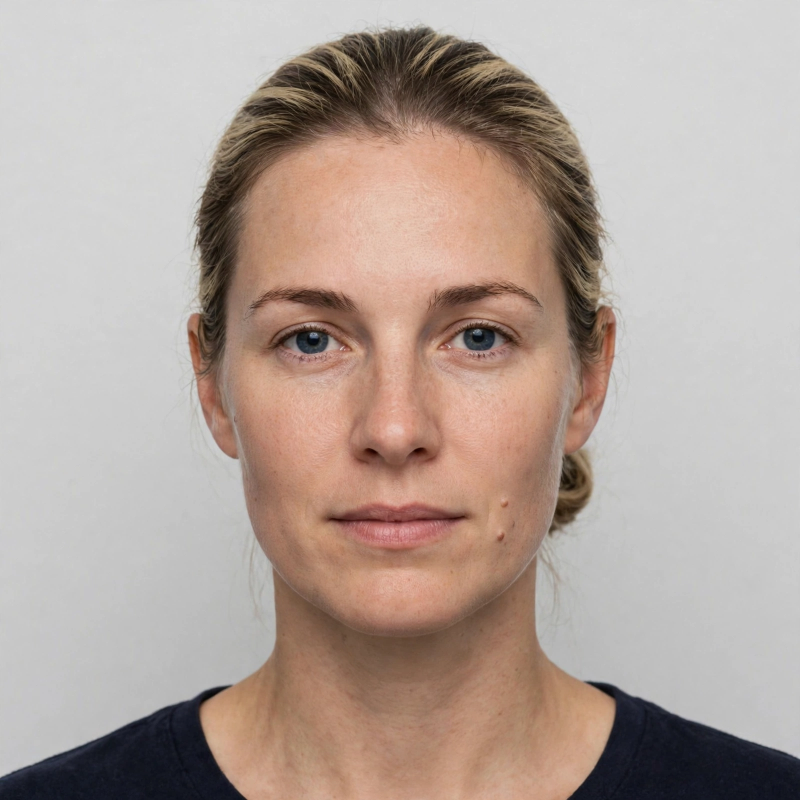
#> input picture portrait.png, 1600 x 1600 px (shown at 1/2 size)
$ python draw.py
#> lines starting #> are read from the running program, lines starting #| are printed output that depends on the picture
"""Generator for the Republic of Tavora passport spread.

Deterministic: Python + Pillow only. Run: python3 draw.py -> entry.png
All printed fields and the MRZ are derived from the constants below so
they cannot disagree with each other.
"""
import math
import os

from PIL import Image, ImageDraw, ImageFont

HERE = os.path.dirname(os.path.abspath(__file__))

# ---------------------------------------------------------------- identity
COUNTRY = "REPUBLIC OF TAVORA"
COUNTRY_TAVORAN = "REPUBLIKA NAMI TAVORA"
CODE = "TAV"
SURNAME = "VOSS"
GIVEN = "MAREN ILSE"
NATIONALITY = "TAVORAN"
DOB_PRINT = "14 MAR 1992"
DOB_MRZ = "920314"
POB = "PORT ANSELM"
SEX = "F"
DOC_NO = "TV4829176"
ISSUE_PRINT = "20 MAY 2021"
EXPIRY_PRINT = "19 MAY 2031"
EXPIRY_MRZ = "310519"
AUTHORITY = "MINISTRY OF THE INTERIOR, PORT ANSELM"
PERSONAL_NO = "920314771"

W, H = 1024, 720
MID = W // 2

INK = (28, 38, 58)
FAINT = (110, 118, 132)
PAPER = (247, 243, 232)
NAVY = (32, 52, 96)
BLUE_INK = (38, 64, 140)
RED_INK = (148, 38, 52)
GREEN_INK = (30, 96, 74)

FONT_DIR = "/usr/share/fonts/truetype/dejavu"


def font(name, size):
    path = os.path.join(FONT_DIR, name)
    if os.path.exists(path):
        return ImageFont.truetype(path, size)
    return ImageFont.load_default()


def f_sans(size):
    return font("DejaVuSans.ttf", size)


def f_sans_b(size):
    return font("DejaVuSans-Bold.ttf", size)


def f_serif(size):
    return font("DejaVuSerif.ttf", size)


def f_serif_b(size):
    return font("DejaVuSerif-Bold.ttf", size)


def f_mono(size):
    return font("DejaVuSansMono.ttf", size)


def f_mono_b(size):
    return font("DejaVuSansMono-Bold.ttf", size)


# ---------------------------------------------------------------- MRZ
def check_digit(data):
    weights = (7, 3, 1)
    total = 0
    for i, ch in enumerate(data):
        if ch.isdigit():
            v = int(ch)
        elif ch == "<":
            v = 0
        else:
            v = ord(ch) - 55  # A=10
        total += v * weights[i % 3]
    return str(total % 10)


def build_mrz():
    line1 = ("P<" + CODE + SURNAME + "<<" + GIVEN.replace(" ", "<")).ljust(44, "<")
    personal_field = PERSONAL_NO.ljust(14, "<")
    body = (
        DOC_NO + check_digit(DOC_NO)
        + CODE
        + DOB_MRZ + check_digit(DOB_MRZ)
        + SEX
        + EXPIRY_MRZ + check_digit(EXPIRY_MRZ)
        + personal_field + check_digit(personal_field)
    )
    line2 = body + check_digit(body)
    assert len(line1) == 44 and len(line2) == 44, (line1, line2)
    return line1, line2


# ---------------------------------------------------------------- helpers
def centred(draw, cx, y, text, fnt, fill=INK):
    bbox = draw.textbbox((0, 0), text, font=fnt)
    draw.text((cx - (bbox[2] - bbox[0]) / 2, y), text, font=fnt, fill=fill)


def field(draw, x, y, label, value, vf=None):
    draw.text((x, y), label, font=f_sans(8), fill=FAINT)
    draw.text((x, y + 11), value, font=vf or f_sans_b(13), fill=INK)


def guilloche(draw, box, colour=(226, 221, 203)):
    x0, y0, x1, y1 = box
    for k in range(9):
        pts = []
        for x in range(x0, x1 + 1, 8):
            y = (y0 + y1) / 2 + math.sin((x - x0) / 46.0 + k * 0.9) * (10 + k * 7)
            if y0 <= y <= y1:
                pts.append((x, y))
        if len(pts) > 1:
            draw.line(pts, fill=colour, width=1)


def draw_emblem(draw, cx, cy):
    """Shield with three tide-waves and a gull — drawn, restrained."""
    w, h = 54, 62
    x0, y0, x1, y1 = cx - w // 2, cy - h // 2, cx + w // 2, cy + h // 2
    draw.polygon(
        [(x0, y0), (x1, y0), (x1, y0 + 34), (cx, y1), (x0, y0 + 34)],
        outline=NAVY, width=2,
    )
    draw.line([(x0, y0 + 20), (x1, y0 + 20)], fill=NAVY, width=1)
    # gull: two arcs
    draw.arc([cx - 13, y0 + 5, cx - 1, y0 + 17], 200, 330, fill=NAVY, width=2)
    draw.arc([cx + 1, y0 + 5, cx + 13, y0 + 17], 210, 340, fill=NAVY, width=2)
    # three waves
    for i, yy in enumerate((y0 + 30, y0 + 39, y0 + 48)):
        pts = []
        for x in range(x0 + 7, x1 - 6):
            pts.append((x, yy + math.sin((x - x0) / 5.5 + i) * 2.2))
        draw.line(pts, fill=NAVY, width=2)


def make_stamp(w, h, draw_fn):
    layer = Image.new("RGBA", (w, h), (0, 0, 0, 0))
    d = ImageDraw.Draw(layer)
    draw_fn(d, w, h)
    return layer


def paste_rotated(base, layer, cx, cy, angle):
    rot = layer.rotate(angle, expand=True, resample=Image.BICUBIC)
    base.paste(rot, (int(cx - rot.width / 2), int(cy - rot.height / 2)), rot)


# ---------------------------------------------------------------- stamps
def stamp_norhaven_entry(d, w, h):
    d.rounded_rectangle([3, 3, w - 4, h - 4], radius=10, outline=BLUE_INK + (215,), width=3)
    centred(d, w / 2, 10, "KINGDOM OF NORHAVEN", f_sans_b(13), BLUE_INK)
    centred(d, w / 2, 30, "KESTREL HARBOUR FERRY TERMINAL", f_sans(9), BLUE_INK)
    centred(d, w / 2, 47, "ENTRY  14 JUN 2022", f_sans_b(14), BLUE_INK)


def stamp_norhaven_exit(d, w, h):
    d.rounded_rectangle([3, 3, w - 4, h - 4], radius=10, outline=BLUE_INK + (200,), width=3)
    centred(d, w / 2, 10, "KINGDOM OF NORHAVEN", f_sans_b(13), BLUE_INK)
    centred(d, w / 2, 30, "KESTREL HARBOUR FERRY TERMINAL", f_sans(9), BLUE_INK)
    centred(d, w / 2, 47, "EXIT  21 JUN 2022", f_sans_b(14), BLUE_INK)


def stamp_bresk_entry(d, w, h):
    d.ellipse([3, 3, w - 4, h - 4], outline=RED_INK + (210,), width=3)
    centred(d, w / 2, 16, "REPUBLIC OF BRESK", f_sans_b(12), RED_INK)
    centred(d, w / 2, 35, "VEYRA CAUSEWAY", f_sans(9), RED_INK)
    centred(d, w / 2, 50, "ENTRY  03 OCT 2023", f_sans_b(13), RED_INK)


def stamp_luthmere_entry(d, w, h):
    d.rounded_rectangle([3, 3, w - 4, h - 4], radius=6, outline=GREEN_INK + (210,), width=3)
    centred(d, w / 2, 10, "PRINCIPALITY OF LUTHMERE", f_sans_b(12), GREEN_INK)
    centred(d, w / 2, 30, "PORT SABLE AIRPORT", f_sans(9), GREEN_INK)
    centred(d, w / 2, 47, "ENTRY  18 FEB 2025", f_sans_b(14), GREEN_INK)


def stamp_luthmere_exit(d, w, h):
    d.rounded_rectangle([3, 3, w - 4, h - 4], radius=6, outline=GREEN_INK + (195,), width=3)
    centred(d, w / 2, 10, "PRINCIPALITY OF LUTHMERE", f_sans_b(12), GREEN_INK)
    centred(d, w / 2, 30, "PORT SABLE AIRPORT", f_sans(9), GREEN_INK)
    centred(d, w / 2, 47, "EXIT  25 FEB 2025", f_sans_b(14), GREEN_INK)


# ---------------------------------------------------------------- main
def main():
    img = Image.new("RGB", (W, H), PAPER)
    d = ImageDraw.Draw(img, "RGBA")

    # faint security pattern on both pages
    guilloche(d, (18, 120, MID - 18, 560))
    guilloche(d, (MID + 18, 120, W - 18, 640))

    # page edges + centre spine
    d.rectangle([0, 0, W - 1, H - 1], outline=(178, 170, 148), width=2)
    for i in range(26):
        alpha = int(70 * (1 - i / 26))
        d.line([(MID - 13 + i, 0), (MID - 13 + i, H)], fill=(120, 112, 92, alpha))
        d.line([(MID + 13 - i, 0), (MID + 13 - i, H)], fill=(120, 112, 92, alpha))

    # ============================================================ DATA PAGE
    lx, rx = 30, MID - 28
    draw_emblem(d, 66, 62)
    centred(d, 276, 26, COUNTRY, f_serif_b(19), NAVY)
    centred(d, 276, 52, COUNTRY_TAVORAN, f_sans(10), FAINT)
    centred(d, 276, 72, "PASSPORT  ·  PASOS", f_sans_b(13), INK)
    d.line([(lx, 100), (rx, 100)], fill=NAVY, width=2)
    d.line([(lx, 104), (rx, 104)], fill=NAVY, width=1)

    # photo: 35:45 ratio box, photoreal portrait composited, thin border
    px, py, pw, ph = 34, 128, 140, 180
    portrait = Image.open(os.path.join(HERE, "portrait.png")).convert("RGB")
#> portrait is the input picture: PIL image 1600x1600 RGB; mean R, G, B 178.7, 162.9, 154.8
    # centre-crop to 35:45 then resize
    tw, th = pw * 3, ph * 3
    scale = max(tw / portrait.width, th / portrait.height)
#> scale = 0.338
    rs = portrait.resize((int(portrait.width * scale) + 1,
                          int(portrait.height * scale) + 1), Image.LANCZOS)
    ox = (rs.width - tw) // 2
#> ox = 60
    oy = max(0, (rs.height - th) // 5)  # bias crop upward: keep head + shoulders
#> oy = 0
    face = rs.crop((ox, oy, ox + tw, oy + th)).resize((pw, ph), Image.LANCZOS)
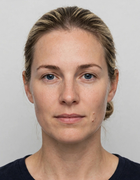
#> face: PIL image 140x180 RGB; mean R, G, B 174.1, 153.8, 143.1
    img.paste(face, (px, py))
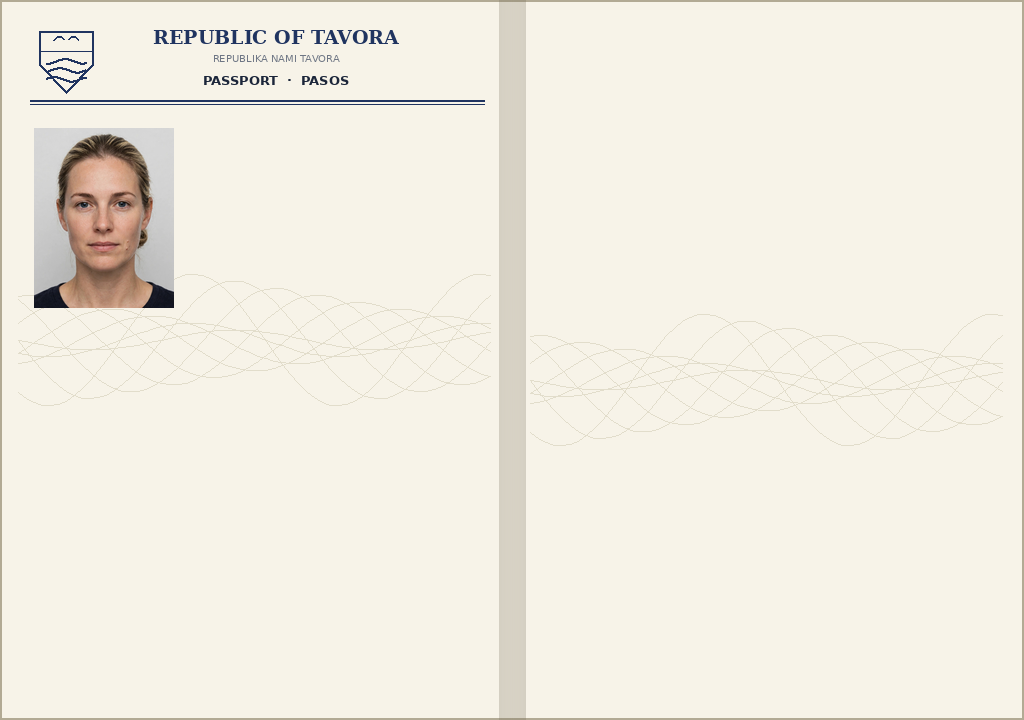
#> img: PIL image 1024x720 RGB; mean R, G, B 241.5, 237, 226.1
    d = ImageDraw.Draw(img, "RGBA")
    d.rectangle([px, py, px + pw, py + ph], outline=INK, width=2)
    # faint ghost image at right, as on real data pages
    ghost = face.resize((54, 70)).convert("L").point(lambda v: 255 - int((255 - v) * 0.18))
    img.paste(Image.merge("RGB", (ghost, ghost, ghost)), (424, 300))
    d = ImageDraw.Draw(img, "RGBA")

    fx = 196
    field(d, fx, 122, "TYPE / VRSTA", "P")
    field(d, fx + 110, 122, "CODE / KOD", CODE)
    field(d, fx + 205, 122, "PASSPORT No. / ST. PASOSA", DOC_NO)
    field(d, fx, 160, "SURNAME / PRIIMEK", SURNAME)
    field(d, fx, 198, "GIVEN NAMES / IMENA", GIVEN)
    field(d, fx, 236, "NATIONALITY / DRZAVLJANSTVO", NATIONALITY)
    field(d, fx, 274, "DATE OF BIRTH / DATUM ROJSTVA", DOB_PRINT)
    field(d, fx + 205, 274, "SEX / SPOL", SEX)
    field(d, fx, 312, "PLACE OF BIRTH / KRAJ ROJSTVA", POB)
    field(d, fx, 350, "PERSONAL No. / OSEBNA ST.", PERSONAL_NO)
    field(d, fx, 388, "DATE OF ISSUE / DATUM IZDAJE", ISSUE_PRINT)
    field(d, fx + 180, 388, "DATE OF EXPIRY / VELJA DO", EXPIRY_PRINT)
    field(d, 34, 430, "ISSUING AUTHORITY / IZDAL ORGAN", AUTHORITY, vf=f_sans_b(11))

    # signature
    d.line([(34, 512), (220, 512)], fill=FAINT, width=1)
    d.text((34, 518), "HOLDER'S SIGNATURE / PODPIS", font=f_sans(8), fill=FAINT)
    # cursive-style signature strokes ("M. Voss")
    sig = [
        (40, 506), (46, 490), (52, 504), (58, 488), (64, 503), (70, 498),
        (76, 506), (86, 494), (94, 492), (100, 500), (106, 506), (114, 496),
        (122, 494), (128, 502), (136, 497), (146, 495), (156, 500),
        (166, 498), (176, 503),
    ]
    d.line(sig, fill=(40, 44, 80), width=2, joint="curve")

    # MRZ band
    d.rectangle([18, 566, MID - 14, 700], fill=(238, 233, 216), outline=(196, 188, 164))
    line1, line2 = build_mrz()
    mf = f_mono_b(16)
    d.text((30, 596), line1, font=mf, fill=(20, 20, 20))
    d.text((30, 632), line2, font=mf, fill=(20, 20, 20))
    d.text((30, 574), "MACHINE READABLE ZONE", font=f_sans(7), fill=FAINT)

    # ============================================================ VISAS PAGE
    vx0, vx1 = MID + 30, W - 30
    centred(d, (vx0 + vx1) / 2 + 15, 30, "VISAS", f_serif_b(20), NAVY)
    centred(d, (vx0 + vx1) / 2 + 15, 60, "VIZE  ·  VISUMS", f_sans(10), FAINT)
    d.line([(vx0, 88), (vx1, 88)], fill=NAVY, width=2)
    d.line([(vx0, 92), (vx1, 92)], fill=NAVY, width=1)
    d.text((vx1 - 24, 660), "12", font=f_sans(11), fill=FAINT)

    base = img.convert("RGBA")
    paste_rotated(base, make_stamp(300, 78, stamp_norhaven_entry), 672, 150, -4)
#> in make_stamp, `layer = Image.new("RGBA", (w, h), (0, 0, 0, 0))`: layer: PIL image 300x78 RGBA; every value is 0
    paste_rotated(base, make_stamp(300, 78, stamp_norhaven_exit), 800, 238, 3)

    # --- telling detail: Bresk visa sticker with tidal-causeway condition.
    # Tavora and Bresk are joined by a causeway that floods at high tide;
    # the visa is only usable in the posted low-tide windows.
    sx, sy, sw, sh = MID + 44, 292, 300, 148
    sticker = Image.new("RGBA", (sw, sh), (226, 238, 218, 255))
    sd = ImageDraw.Draw(sticker)
    sd.rectangle([2, 2, sw - 3, sh - 3], outline=GREEN_INK + (255,), width=2)
    sd.rectangle([7, 7, sw - 8, sh - 8], outline=GREEN_INK + (160,), width=1)
    sd.text((16, 12), "REPUBLIC OF BRESK — VISA", font=f_sans_b(13), fill=GREEN_INK)
    sd.text((16, 36), "CONSULATE OF BRESK, PORT ANSELM", font=f_sans(8), fill=INK)
    sd.text((16, 54), "ISSUED  12 SEP 2023", font=f_sans_b(10), fill=INK)
    sd.text((16, 72), "VALID  01 OCT 2023 — 31 MAR 2024 · SINGLE ENTRY", font=f_sans_b(9), fill=INK)
    sd.text((16, 94), "CONDITION: VEYRA CAUSEWAY CROSSINGS ONLY", font=f_sans_b(10), fill=RED_INK)
    sd.text((16, 112), "WITHIN POSTED LOW-TIDE WINDOWS.", font=f_sans_b(10), fill=RED_INK)
    sd.text((16, 130), "STAMPED TIDE TABLE TO BE CARRIED.", font=f_sans(8), fill=INK)
    base.paste(sticker.rotate(1.5, expand=True, resample=Image.BICUBIC),
               (sx, sy), sticker.rotate(1.5, expand=True, resample=Image.BICUBIC))
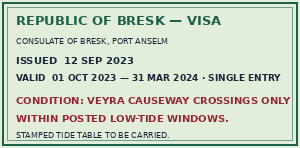
#> sticker: PIL image 300x148 RGBA; mean R, G, B, A 201.1, 212.9, 195.4, 253.2; transparent parts drawn white

    paste_rotated(base, make_stamp(244, 84, stamp_bresk_entry), 842, 478, -6)
#> in make_stamp (call 3), `layer = Image.new("RGBA", (w, h), (0, 0, 0, 0))`: layer: PIL image 244x84 RGBA; every value is 0
#> call 3 of paste_rotated, with cx = 842, cy = 478, angle = -6
#> in paste_rotated (call 3), `rot = layer.rotate(angle, expand=True, resample=Image.BICUBIC)`:
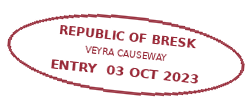
#> rot: PIL image 252x110 RGBA; mean R, G, B, A 23.8, 5.5, 7.8, 23.5; transparent parts drawn white
    paste_rotated(base, make_stamp(300, 78, stamp_luthmere_entry), 660, 544, 3)
#> call 4 of paste_rotated, with cx = 660, cy = 544, angle = 3
#> in paste_rotated (call 4), `rot = layer.rotate(angle, expand=True, resample=Image.BICUBIC)`:
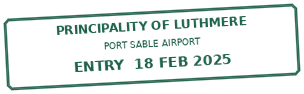
#> rot: PIL image 304x94 RGBA; mean R, G, B, A 5.6, 19.1, 14.5, 31; transparent parts drawn white
    paste_rotated(base, make_stamp(300, 78, stamp_luthmere_exit), 812, 606, -3)
#> in paste_rotated (call 5), `rot = layer.rotate(angle, expand=True, resample=Image.BICUBIC)`:
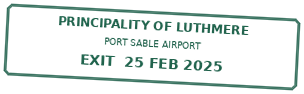
#> rot: PIL image 304x94 RGBA; mean R, G, B, A 5.4, 18.5, 14.1, 29; transparent parts drawn white
#> in paste_rotated (call 5), `base.paste(rot, (int(cx - rot.width / 2), int(cy - rot.height / 2)), r..`:
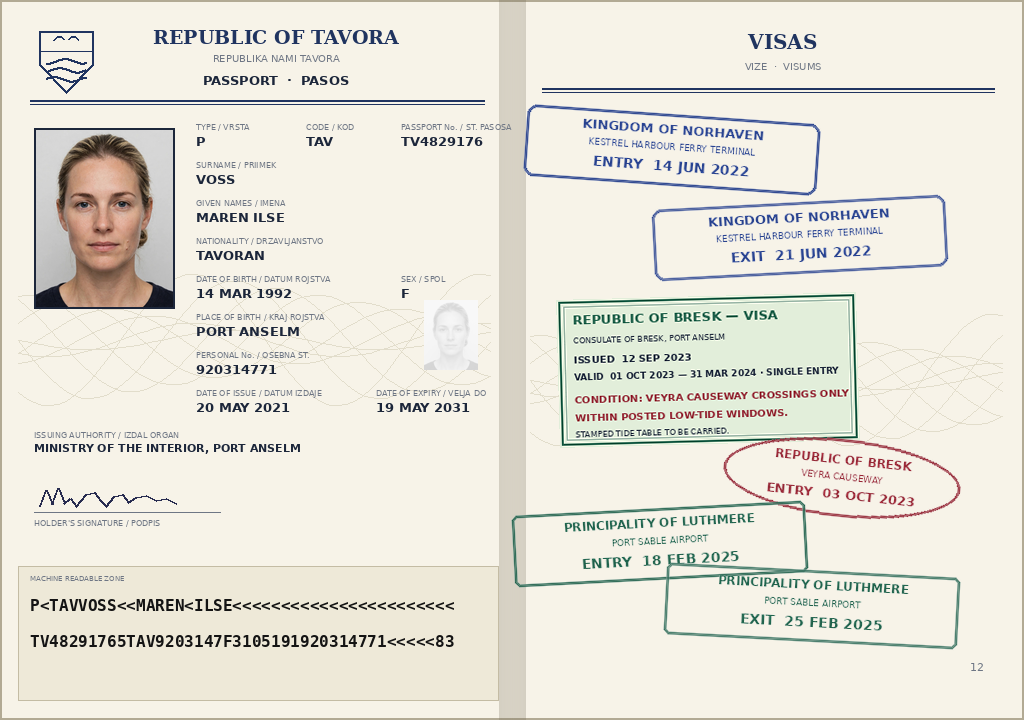
#> base: PIL image 1024x720 RGBA; mean R, G, B, A 229.9, 227, 216.7, 253.6; transparent parts drawn white

    out = base.convert("RGB")
    out.save(os.path.join(HERE, "entry.png"), optimize=True)
    print("MRZ1:", line1)
    print("MRZ2:", line2)
    print("wrote entry.png", out.size)
#| wrote entry.png (1024, 720)


if __name__ == "__main__":
    main()
